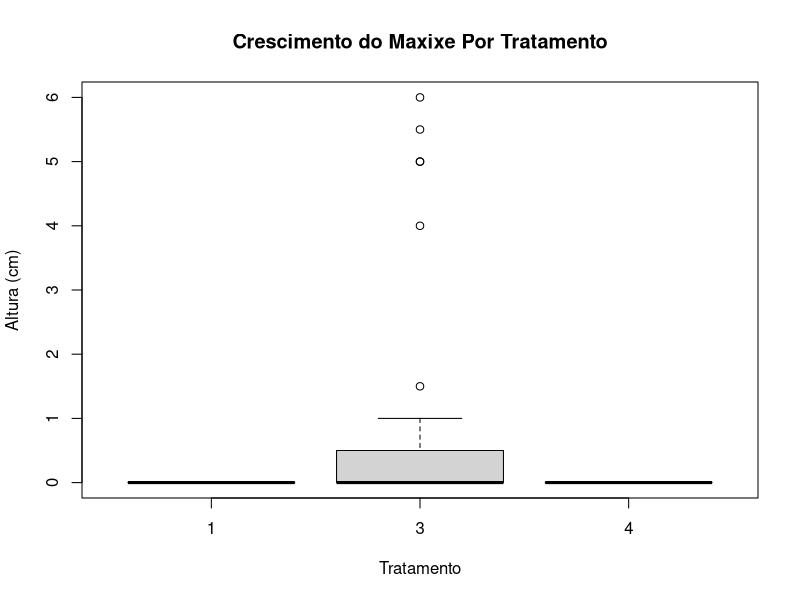
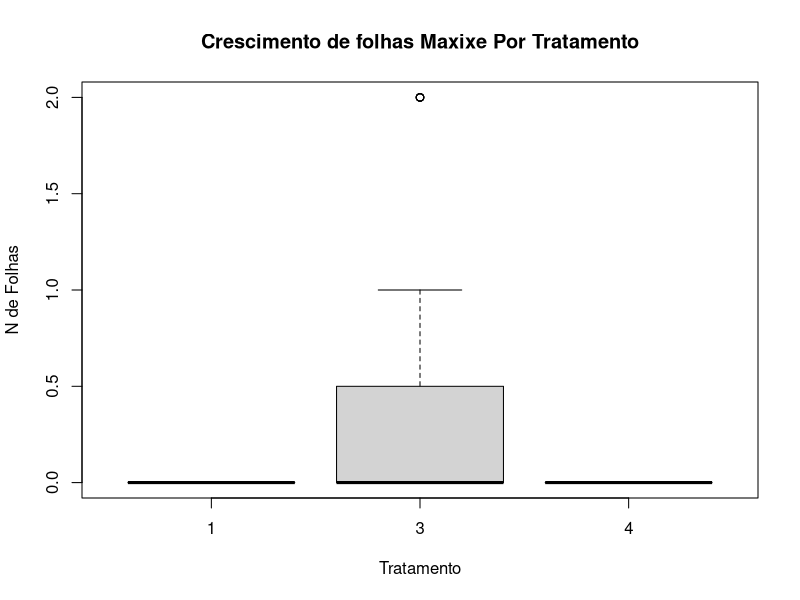

Reproduce these figures in R, in order.
#install.packages("WDI")
library(tidyverse)

dados <- read.csv("dadosexp - placa_maxixe.csv")

summary(dados)

dados$trat <- factor(dados$trat)

boxplot(dados$alt_aprox~dados$trat,main="Crescimento do Maxixe Por Tratamento",ylab="Altura (cm)",xlab="Tratamento")

boxplot(dados$folhas~dados$trat,main="Crescimento de folhas Maxixe Por Tratamento",ylab="N de Folhas",xlab="Tratamento")

kruskal.test(dados$alt_aprox~dados$trat)

kruskal.test(dados$folhas~dados$trat)

pairwise.wilcox.test(dados$alt_aprox, g = dados$trat, p.adjust.method = "bonferroni")

pairwise.wilcox.test(dados$folhas, g = dados$trat, p.adjust.method = "bonferroni")
